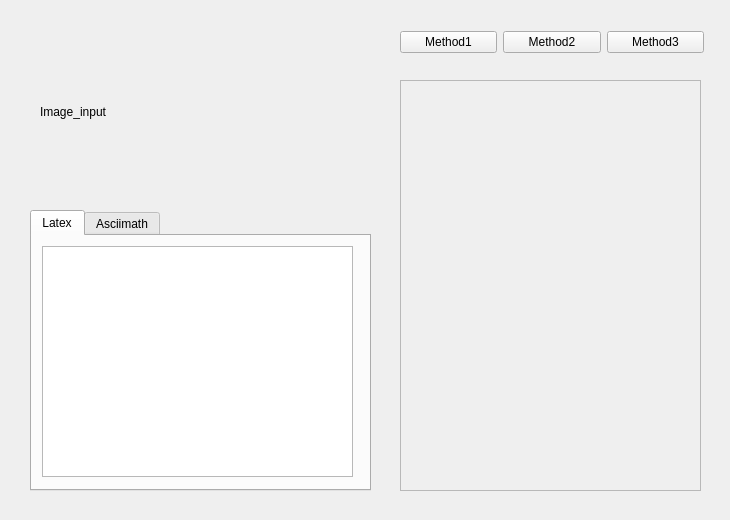
<?xml version="1.0" encoding="UTF-8"?>
<ui version="4.0">
 <class>solution_widget</class>
 <widget class="QWidget" name="solution_widget">
  <property name="geometry">
   <rect>
    <x>0</x>
    <y>0</y>
    <width>730</width>
    <height>520</height>
   </rect>
  </property>
  <property name="minimumSize">
   <size>
    <width>730</width>
    <height>520</height>
   </size>
  </property>
  <property name="maximumSize">
   <size>
    <width>730</width>
    <height>520</height>
   </size>
  </property>
  <property name="windowTitle">
   <string>Form</string>
  </property>
  <widget class="QScrollArea" name="scrollArea">
   <property name="geometry">
    <rect>
     <x>400</x>
     <y>80</y>
     <width>301</width>
     <height>411</height>
    </rect>
   </property>
   <property name="widgetResizable">
    <bool>true</bool>
   </property>
   <widget class="QWidget" name="steps_widget">
    <property name="geometry">
     <rect>
      <x>0</x>
      <y>0</y>
      <width>299</width>
      <height>409</height>
     </rect>
    </property>
   </widget>
  </widget>
  <widget class="QWidget" name="btn_widget" native="true">
   <property name="geometry">
    <rect>
     <x>400</x>
     <y>20</y>
     <width>304</width>
     <height>44</height>
    </rect>
   </property>
   <layout class="QHBoxLayout" name="horizontalLayout">
    <item>
     <widget class="QPushButton" name="method_1">
      <property name="text">
       <string>Method1</string>
      </property>
     </widget>
    </item>
    <item>
     <widget class="QPushButton" name="method_2">
      <property name="text">
       <string>Method2</string>
      </property>
     </widget>
    </item>
    <item>
     <widget class="QPushButton" name="method_3">
      <property name="text">
       <string>Method3</string>
      </property>
     </widget>
    </item>
   </layout>
  </widget>
  <widget class="QWidget" name="left_widget" native="true">
   <property name="geometry">
    <rect>
     <x>20</x>
     <y>20</y>
     <width>361</width>
     <height>471</height>
    </rect>
   </property>
   <widget class="QLabel" name="image_label">
    <property name="geometry">
     <rect>
      <x>20</x>
      <y>12</y>
      <width>330</width>
      <height>160</height>
     </rect>
    </property>
    <property name="minimumSize">
     <size>
      <width>330</width>
      <height>160</height>
     </size>
    </property>
    <property name="maximumSize">
     <size>
      <width>330</width>
      <height>160</height>
     </size>
    </property>
    <property name="text">
     <string>Image_input</string>
    </property>
   </widget>
   <widget class="QTabWidget" name="tabWidget">
    <property name="geometry">
     <rect>
      <x>10</x>
      <y>190</y>
      <width>341</width>
      <height>281</height>
     </rect>
    </property>
    <property name="currentIndex">
     <number>0</number>
    </property>
    <widget class="QWidget" name="latex_tab">
     <attribute name="title">
      <string>Latex</string>
     </attribute>
     <widget class="QTextEdit" name="latex_textedit">
      <property name="geometry">
       <rect>
        <x>10</x>
        <y>10</y>
        <width>311</width>
        <height>231</height>
       </rect>
      </property>
     </widget>
    </widget>
    <widget class="QWidget" name="ascii_tab">
     <attribute name="title">
      <string>Asciimath</string>
     </attribute>
     <widget class="QTextEdit" name="ascii_textedit">
      <property name="geometry">
       <rect>
        <x>10</x>
        <y>10</y>
        <width>311</width>
        <height>231</height>
       </rect>
      </property>
     </widget>
    </widget>
   </widget>
  </widget>
 </widget>
 <resources/>
 <connections/>
</ui>
